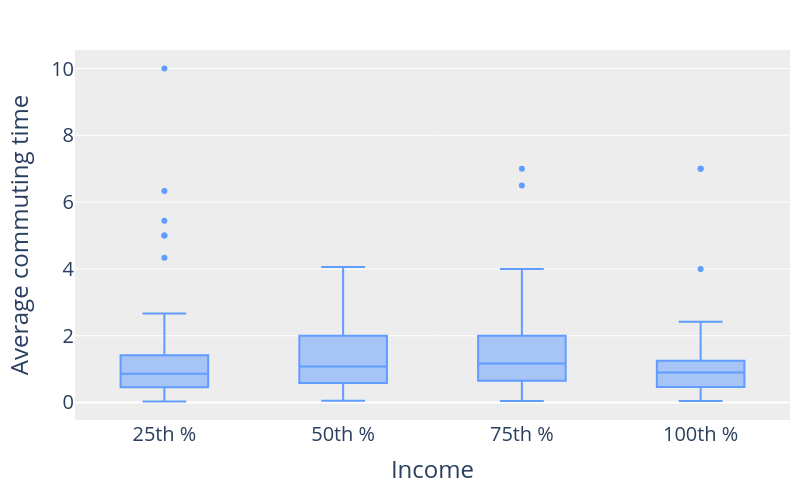

The notebook cell saved with this chart:
### Code cell
red = '#f8766d'
blue = '#619cff'

xs2 = np.linspace(incomes.min(), incomes.max(), int((incomes.max()-incomes.min())/100)+1)

fig = go.Figure()

fig.add_trace(
    go.Scatter(x=res.income, y=res.n_cameras,  mode='markers', marker=dict(
                        color=blue,
                    ),)
)


fig.add_trace(
    go.Scatter(x=xs2, y=[float(shortest_path.subs(x, i)) for i in xs2], marker=dict(
                        color=red,
                        line=dict(color=red, width=2)
                    ))
)




fig.update_layout(
        #xaxis=dict(title="Day of Week",
                   #x=0.5),
        yaxis=dict(title="Number of cameras encountered"),
        xaxis=dict(title="Income"),
        height=500, 
        width=800,
        #legend_title_text='Week type',
        margin=dict(l=75, r=10, t=50, b=80),
        showlegend=False,
        legend=dict(
                yanchor="bottom",
                y=-1,
                xanchor="left",
                x=0.35,
                orientation="h",
                font=dict(
                    #family="Courier",
                    size=24,
                   # color="black"
                ),
            ),
        font=dict(size=20), plot_bgcolor="#ededed",
        yaxis_range=[0, 2000],
    )


fig.write_image('./figure/commute_per_pct_income.png', scale=3)

fig
